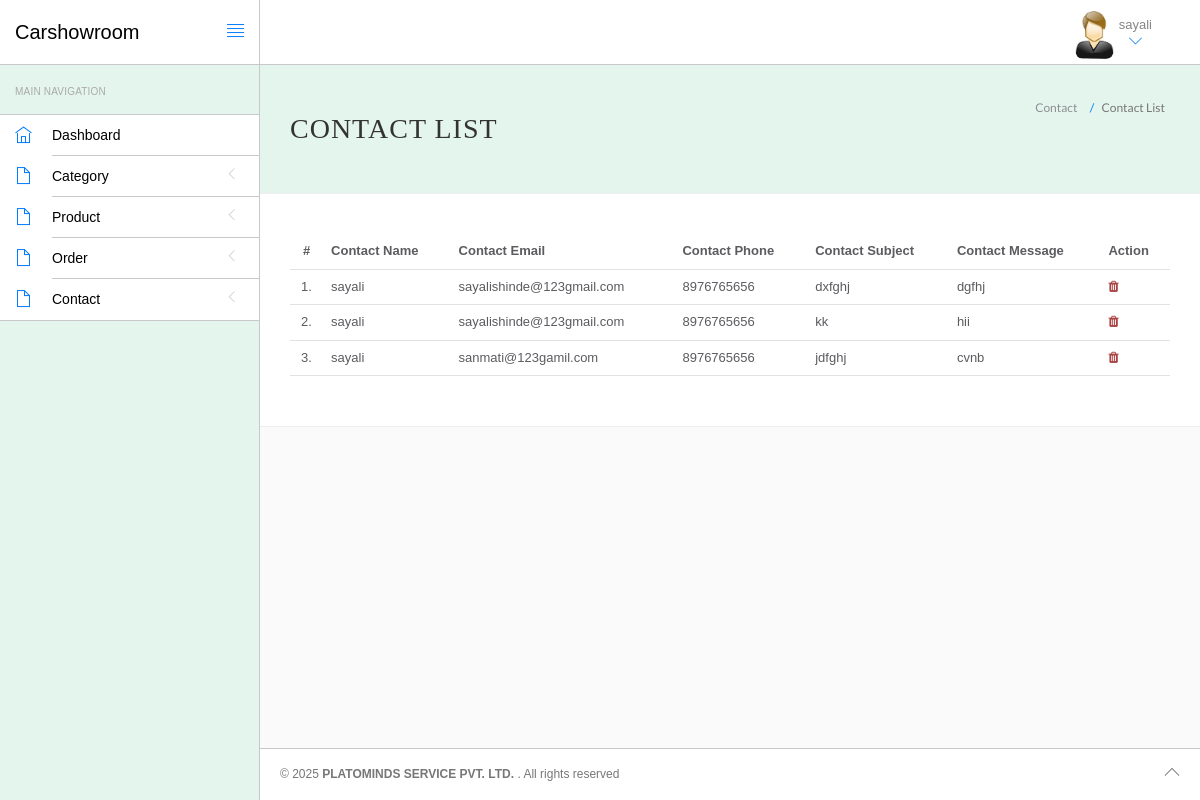
Page /hms/contact_list.php (signed in) on the committed database.
### tables this page shows
CREATE TABLE `users` (
  `id` int(11) NOT NULL,
  `username` varchar(50) NOT NULL,
  `password` varchar(255) NOT NULL,
  `created_at` datetime DEFAULT current_timestamp()
);

CREATE TABLE `contact_us` (
  `id` int(11) NOT NULL,
  `name` varchar(100) NOT NULL,
  `email` varchar(100) NOT NULL,
  `phone` varchar(20) DEFAULT NULL,
  `subject` varchar(200) DEFAULT NULL,
  `message` text DEFAULT NULL,
  `created_at` timestamp NOT NULL DEFAULT current_timestamp()
);

### hms/contact_list.php (the view, shortened to what this page needs)
<?php
include('include/config.php');
?>
<!DOCTYPE html>
<html lang="en">
	<head>
		<link rel="stylesheet" href="vendor/bootstrap/css/bootstrap.min.css">
		<link rel="stylesheet" href="vendor/fontawesome/css/font-awesome.min.css">
		<link rel="stylesheet" href="vendor/themify-icons/themify-icons.min.css">
		<link href="vendor/animate.css/animate.min.css" rel="stylesheet" media="screen">
		<link href="vendor/perfect-scrollbar/perfect-scrollbar.min.css" rel="stylesheet" media="screen">
		<link href="vendor/switchery/switchery.min.css" rel="stylesheet" media="screen">
		<link href="vendor/bootstrap-touchspin/jquery.bootstrap-touchspin.min.css" rel="stylesheet" media="screen">
		<link href="vendor/select2/select2.min.css" rel="stylesheet" media="screen">
		<link href="vendor/bootstrap-datepicker/bootstrap-datepicker3.standalone.min.css" rel="stylesheet" media="screen">
		<link href="vendor/bootstrap-timepicker/bootstrap-timepicker.min.css" rel="stylesheet" media="screen">
		<link rel="stylesheet" href="assets/css/styles.css">
		<link rel="stylesheet" href="assets/css/plugins.css">
		<link rel="stylesheet" href="assets/css/themes/theme-1.css" id="skin_color" />
	</head>
	<body>
		<div id="app">
<?php include('include/sidebar.php');?>
			<div class="app-content">
					<?php include('include/header.php');?>
				<div class="main-content" >
					<div class="wrap-content container" id="container">
						<section id="page-title">
							<div class="row">
								<div class="col-sm-8">
									<h1 class="mainTitle"> Contact List</h1>
																	</div>
								<ol class="breadcrumb">
									<li>
										<span>Contact </span>
									</li>
									<li class="active">
										<span>Contact List</span>
									</li>
								</ol>
							</div>
						</section>
						<div class="container-fluid container-fullw bg-white">
									<div class="row">
								<div class="col-md-12">
									<table class="table table-hover" id="sample-table-1">
										<thead>
											<tr>
												<th class="center">#</th>
												<th class="hidden-xs">Contact Name</th>
												<th>Contact Email</th>
												<th>Contact Phone</th>
												<th>Contact Subject</th>
												<th>Contact Message</th>
									            <th>Action</th>
											</tr>
										</thead>
										<tbody>
<?php
$sql=mysqli_query($con,"select * from contact_us");
$cnt=1;
while($row=mysqli_fetch_array($sql))
{
?>
											<tr>
												<td class="center"><?php echo $cnt;?>.</td>
												<td class="hidden-xs"><?php echo $row['name'];?></td>
												<td><?php echo $row['email'];?></td>
												<td><?php echo $row['phone'];?>	</td >
												<td><?php echo $row['subject'];?></td>
												<td><?php echo $row['message'];?></td>
												<td >
                                 <a href="contact_list.php?action=delete&cid=<?php echo $row['id'];?>"> <i id="dlt" title="Delete" class="fa fa-trash text-danger mx-2 cursor_pointer" data-cdd="1f306216-4132-4cc0-aabe-afbc602c3670"></i></a>
                              </td>
											</tr>
											<?php
$cnt=$cnt+1;
											 }?>
										</tbody>
									</table>
								</div>
							</div>
								</div>
					</div>
				</div>
			</div>
	<?php include('include/footer.php');?>
		</div>
	</body>
</html>

### hms/include/header.php (shortened to what this page needs)
<header class="navbar navbar-default navbar-static-top">
					<div class="navbar-header">
						<a class="navbar-brand" href="index.php">Carshowroom</a>
						<a href="#" class="sidebar-toggler pull-right visible-md visible-lg" data-toggle-class="app-sidebar-closed" data-toggle-target="#app">
							<i class="ti-align-justify"></i>
						</a>
					</div>
					<div class="navbar-collapse collapse">
						<ul class="nav navbar-right">
							<li class="dropdown current-user">
								<a href class="dropdown-toggle" data-toggle="dropdown">
									<img src="assets/images/images.jpg"> <span class="username">
									<?php $query=mysqli_query($con,"select username from users where id='".$_SESSION['id']."'");
while($row=mysqli_fetch_array($query))
{
	echo $row['username'];
}
									?> <i class="ti-angle-down"></i></i></span>
								</a>
							</li>
						</ul>
					</div>
				</header>

### hms/assets/css/themes/theme-1.css (style rules this page uses)
body { background: #FAFAFA; }
header .navbar-header { background: #ffffff !important; border-right-color: #c8c7cc !important; border-bottom-color: #c8c7cc !important; }
header .navbar-header .sidebar-toggler, header .navbar-header .sidebar-mobile-toggler { color: #007aff !important; }
header .navbar-header .navbar-brand { color: #000000 !important; }
header .navbar-collapse { background: #ffffff !important; border-bottom-color: #c8c7cc !important; box-shadow: none !important; }
header .navbar-collapse .navbar-right > li > a { color: #777; }
header .navbar-collapse .navbar-right > li > a i { color: #007aff !important; }

### rows in the picture
users: username "sayali"
contact_us: name "sayali", email "sayalishinde@123gmail.com", phone "8976765656", subject "dxfghj", message "dgfhj"
contact_us: name "sayali", email "sayalishinde@123gmail.com", phone "8976765656", subject "kk", message "hii"
contact_us: name "sayali", email "sanmati@123gamil.com", phone "8976765656", subject "jdfghj", message "cvnb"
